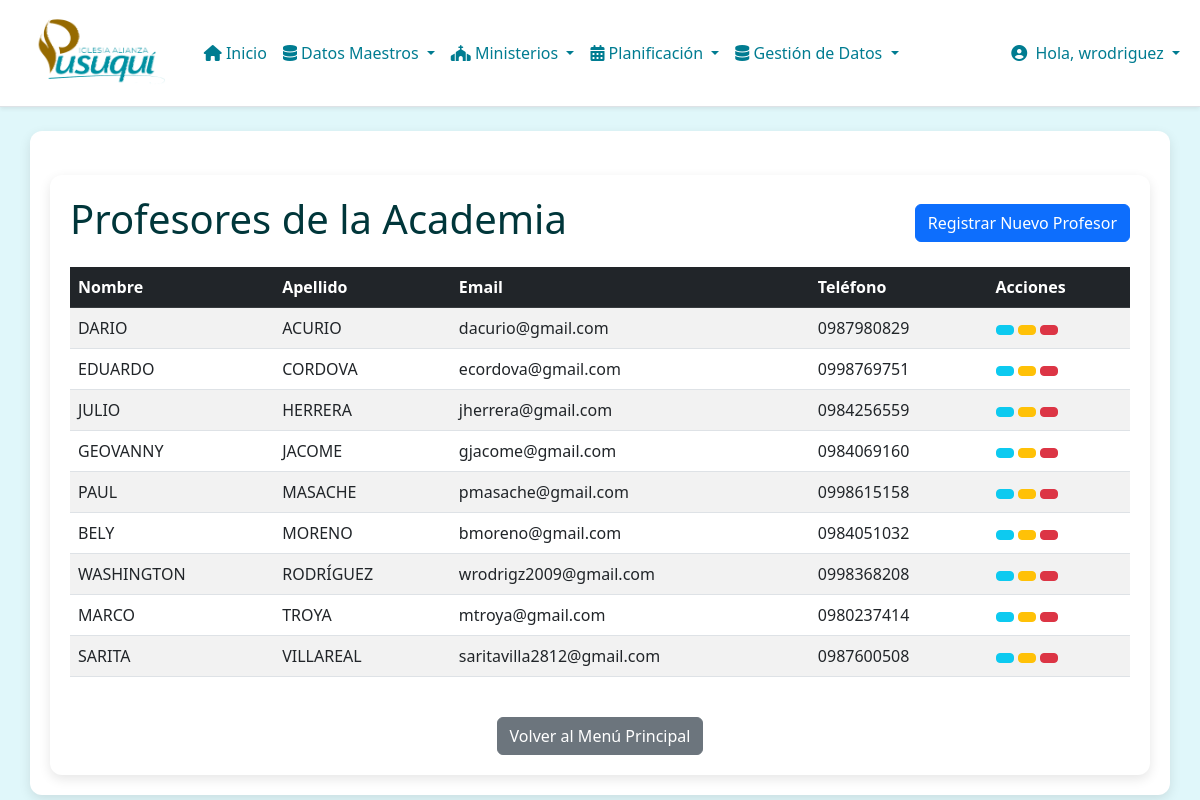
The page /academia/teachers/ (signed in) on the database its author committed.
### academia/models.py (models this page shows, shortened)
class Teacher(models.Model):
    user = models.OneToOneField(
        User,
        on_delete=models.SET_NULL,
        null=True,
        blank=True,
        verbose_name=_("user account"),
        help_text=_("Link this teacher profile to a Django user account to allow login.")
    )
    name = models.CharField(_("name"), max_length=128)
    surname = models.CharField(_("surname"), max_length=128)
    email = models.EmailField(_("email"), max_length=254, unique=True, null=True, blank=True)
    phone_number = models.CharField(_("phone number"), max_length=20, null=True, blank=True)
    class Meta:
        verbose_name = _("teacher")
        verbose_name_plural = _("teachers")
        ordering = ['surname', 'name']

### academia/views.py (the view)
# urls.py: path('teachers/', views.TeacherListView.as_view(), name='teacher-list'),
class TeacherListView(LoginRequiredMixin, SuperuserRequiredMixin, ListView):
    model = Teacher
    template_name = 'academia/teacher_list.html'
    context_object_name = 'teachers'
    paginate_by = 10
    def get_context_data(self, **kwargs):
        context = super().get_context_data(**kwargs)
        context['active_page'] = 'teachers'
        context['page_title'] = 'Listado de Profesores'
        return context

### academia/views.py (called while the page is built)
    def test_func(self):
        return self.request.user.is_superuser

### iap/context_processors.py (called while the page is built, shortened)
def user_app_permissions(request):
    user = request.user
    if not user.is_authenticated:
        return {}
    app_perms = {
        'can_access_cunakids': False,
        'can_access_academia': False,
        'can_access_alabanza': False,
        'can_access_anfitriones': False,
        'can_access_discipulado': False,
        'can_access_encuentros': False,
        'can_access_jap': False,
        'can_access_multimedia': False,
        'can_access_pusukids': False,
    }
    if user.is_superuser:
        for key in app_perms:
            app_perms[key] = True
    return {'app_perms': app_perms}

### academia/templates/academia/teacher_list.html (shortened to what this page needs)
{% extends "base.html" %}
{% load i18n %}
{% block body %}
<div class="container mt-4">
    <div class="d-flex justify-content-between align-items-center mb-3">
        <h1>{% trans "Profesores de la Academia" %}</h1>
        <a href="{% url 'academia:teacher-create' %}" class="btn btn-primary">{% trans "Registrar Nuevo Profesor" %}</a>
    </div>
    {% if teachers %}
        <div class="table-responsive">
            <table class="table table-striped table-hover">
                <thead class="table-dark">
                    <tr>
                        <th>{% trans "Nombre" %}</th>
                        <th>{% trans "Apellido" %}</th>
                        <th>{% trans "Email" %}</th>
                        <th>{% trans "Teléfono" %}</th>
                        <th>{% trans "Acciones" %}</th>
                    </tr>
                </thead>
                <tbody>
                    {% for teacher in teachers %}
                    <tr>
                        <td>{{ teacher.name }}</td>
                        <td>{{ teacher.surname }}</td>
                        <td>{{ teacher.email|default:"N/A" }}</td>
                        <td>{{ teacher.phone_number|default:"N/A" }}</td>
                        <td>
                            <a href="{% url 'academia:teacher-detail' teacher.pk %}" class="btn btn-info btn-sm" title="{% trans 'Ver Detalles' %}"></a>
                            <a href="{% url 'academia:teacher-update' teacher.pk %}" class="btn btn-warning btn-sm" title="{% trans 'Editar' %}"></a>
                            <a href="{% url 'academia:teacher-delete' teacher.pk %}" class="btn btn-danger btn-sm" title="{% trans 'Eliminar' %}"></a>
                        </td>
                    </tr>
                    {% endfor %}
                </tbody>
            </table>
        </div>
    {% else %}
        <div class="alert alert-info" role="alert">
            {% trans "No hay profesores registrados actualmente." %}
        </div>
    {% endif %}
    <div class="mt-4 text-center">
        <a href="{% url 'academia:index' %}" class="btn btn-secondary">Volver al Menú Principal</a>
    </div>
</div>
{% endblock %}

### templates/base.html (shortened to what this page needs)
{% load static %}
<!DOCTYPE html>
<html lang="es">
  <head>
    <link
      rel="stylesheet"
      href="https://cdn.jsdelivr.net/npm/bootstrap@5.3.0/dist/css/bootstrap.min.css"
    />
    <link
      rel="stylesheet"
      href="https://cdnjs.cloudflare.com/ajax/libs/font-awesome/6.4.0/css/all.min.css"
    />
    <link rel="stylesheet" href="{% static 'css/style.css' %}" />
  </head>
  <body>
    <nav
      class="navbar navbar-expand-lg navbar-light bg-white border-bottom shadow-sm"
    >
      <div class="container-fluid">
        <a
          class="navbar-brand d-flex align-items-center"
          href="{% url 'home' %}"
        >
          <img
            src="{% static 'img/logo1.png' %}"
            alt="Logo Pusuqui"
            style="height: 80px; padding-left: 16px"
            class="me-2"
          />
        </a>
        <div class="collapse navbar-collapse" id="menuPrincipal">
          <ul class="navbar-nav me-auto mb-2 mb-lg-0">
            <li class="nav-item">
              <a class="nav-link" href="{% url 'home' %}">
                <i class="fas fa-home"></i> Inicio
              </a>
            </li>
            {% if user.is_superuser or not user.teacher %}
            <li class="nav-item dropdown">
              <a
                class="nav-link dropdown-toggle"
                href="#"
                id="dropdownDatosMaestros"
                role="button"
                data-bs-toggle="dropdown"
                aria-expanded="false"
              >
                <i class="fas fa-database"></i> Datos Maestros
              </a>
            </li>
            <li class="nav-item dropdown">
              <a
                class="nav-link dropdown-toggle"
                href="#"
                id="dropdownMinisterios"
                role="button"
                data-bs-toggle="dropdown"
                aria-expanded="false"
              >
                <i class="fas fa-church"></i> Ministerios
              </a>
            </li>
            <li class="nav-item dropdown">
              <a
                class="nav-link dropdown-toggle"
                href="#"
                id="dropdownPlanificacion"
                role="button"
                data-bs-toggle="dropdown"
                aria-expanded="false"
              >
                <i class="fas fa-calendar-alt"></i> Planificación
              </a>
            </li>
            <li class="nav-item dropdown">
              <a
                class="nav-link dropdown-toggle"
                href="#"
                id="dropdownGestionDatos"
                role="button"
                data-bs-toggle="dropdown"
                aria-expanded="false"
              >
                <i class="fas fa-database"></i> Gestión de Datos
              </a>
            </li>
            {% endif %}
          </ul>
          <ul class="navbar-nav ms-auto mb-2 mb-lg-0">
            {% if user.is_authenticated %}
            <li class="nav-item dropdown">
              <a class="nav-link dropdown-toggle" href="#" id="navbarUserDropdown" role="button" data-bs-toggle="dropdown" aria-expanded="false">
                <i class="fas fa-user-circle me-1"></i> Hola, {{ user.username }}
              </a>
            </li>
            {% else %}
            <li class="nav-item">
              <a class="nav-link" href="{% url 'account:login' %}">
                <i class="fas fa-sign-in-alt me-1"></i> Iniciar Sesión
              </a>
            </li>
            {% endif %}
          </ul>
        </div>
      </div>
    </nav>
    <div class="container mt-4">
      {% block body %} {% endblock %}
    </div>
  </body>
</html>

### static/css/style.css (style rules this page uses)
:root { --bs-primary: #00363A; --bs-primary-rgb: 0, 54, 58; }
body { background-color: #e0f7fa; color: #00363a; font-family: 'Segoe UI', Tahoma, Geneva, Verdana, sans-serif; }
.navbar { background-color: #ffffff !important; border-bottom: 2px solid #00acc1; box-shadow: 0 2px 10px rgba(0,0,0,0.1); }
.navbar-brand img { transition: transform 0.3s ease; }
.navbar .nav-link { color: #007c91 !important; font-weight: 500; }
.container { background-color: #ffffff; border-radius: 12px; padding: 20px; box-shadow: 0 4px 12px rgba(0, 0, 0, 0.1); }

### rows shown on the page
Teacher: name "DARIO", surname "ACURIO", email "dacurio@gmail.com", phone_number "0987980829"
Teacher: name "EDUARDO", surname "CORDOVA", email "ecordova@gmail.com", phone_number "0998769751"
Teacher: name "JULIO", surname "HERRERA", email "jherrera@gmail.com", phone_number "0984256559"
Teacher: name "GEOVANNY", surname "JACOME", email "gjacome@gmail.com", phone_number "0984069160"
Teacher: name "PAUL", surname "MASACHE", email "pmasache@gmail.com", phone_number "0998615158"
Teacher: name "BELY", surname "MORENO", email "bmoreno@gmail.com", phone_number "0984051032"
Teacher: name "WASHINGTON", surname "RODRÍGUEZ", email "wrodrigz2009@gmail.com", phone_number "0998368208"
Teacher: name "MARCO", surname "TROYA", email "mtroya@gmail.com", phone_number "0980237414"
Teacher: name "SARITA", surname "VILLAREAL", email "saritavilla2812@gmail.com", phone_number "0987600508"

### other values the page prints
{{ user.username }} "wrodriguez"
